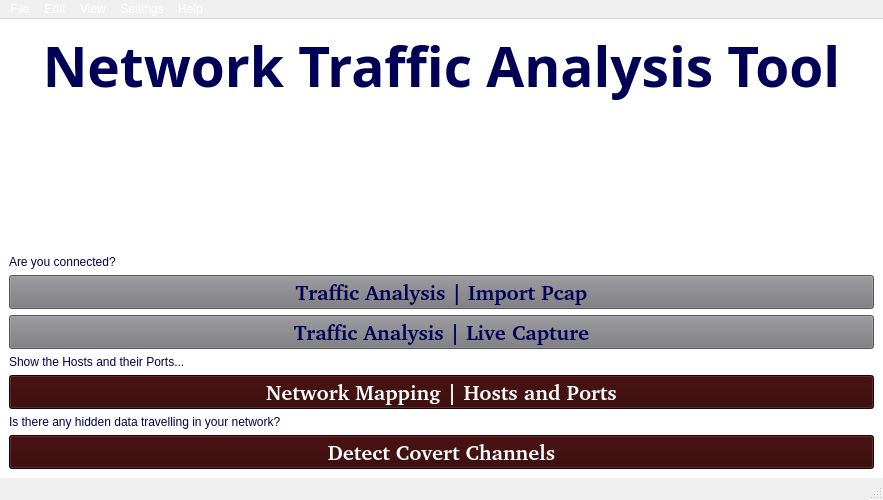
<?xml version="1.0" encoding="UTF-8"?>
<ui version="4.0">
    <class>Interface</class>
    <widget class="QMainWindow" name="Interface">
        <property name="geometry">
            <rect>
                <x>0</x>
                <y>0</y>
                <width>883</width>
                <height>500</height>
            </rect>
        </property>
        <property name="sizePolicy">
            <sizepolicy hsizetype="Preferred" vsizetype="Preferred">
                <horstretch>0</horstretch>
                <verstretch>0</verstretch>
            </sizepolicy>
        </property>
        <property name="minimumSize">
            <size>
                <width>760</width>
                <height>500</height>
            </size>
        </property>
        <property name="maximumSize">
            <size>
                <width>100000</width>
                <height>1000000</height>
            </size>
        </property>
        <property name="font">
            <font>
                <family>Lato Thin</family>
                <pointsize>16</pointsize>
                <weight>50</weight>
                <italic>false</italic>
                <bold>false</bold>
                <stylestrategy>PreferDefault</stylestrategy>
                <kerning>false</kerning>
            </font>
        </property>
        <property name="windowTitle">
            <string>Network Traffic Analyzer</string>
        </property>
        <property name="layoutDirection">
            <enum>Qt::LeftToRight</enum>
        </property>
        <property name="autoFillBackground">
            <bool>false</bool>
        </property>
        <property name="styleSheet">
            <string notr="true">background-color: qradialgradient(spread:pad, cx:0.442584, cy:0.244318, radius:2, fx:0,
                fy:0.477, stop:0.186603 rgba(22, 0, 110, 255), stop:1 rgba(255, 255, 255, 255));
                color: rgb(255, 255, 255);
            </string>
        </property>
        <property name="toolButtonStyle">
            <enum>Qt::ToolButtonIconOnly</enum>
        </property>
        <property name="animated">
            <bool>true</bool>
        </property>
        <property name="documentMode">
            <bool>false</bool>
        </property>
        <property name="tabShape">
            <enum>QTabWidget::Rounded</enum>
        </property>
        <property name="dockNestingEnabled">
            <bool>true</bool>
        </property>
        <property name="dockOptions">
            <set>
                QMainWindow::AllowNestedDocks|QMainWindow::AllowTabbedDocks|QMainWindow::AnimatedDocks|QMainWindow::GroupedDragging
            </set>
        </property>
        <property name="unifiedTitleAndToolBarOnMac">
            <bool>true</bool>
        </property>
        <widget class="QWidget" name="centralwidget">
            <property name="minimumSize">
                <size>
                    <width>0</width>
                    <height>400</height>
                </size>
            </property>
            <property name="styleSheet">
                <string notr="true">background-color: rgb(255, 255, 255);
                    color: rgb(0, 0, 86);
                </string>
            </property>
            <layout class="QGridLayout" name="gridLayout">
                <item row="8" column="0">
                    <widget class="QLabel" name="q3l">
                        <property name="styleSheet">
                            <string notr="true">font: 12pt &quot;Courier 10 Pitch&quot;;
                            </string>
                        </property>
                        <property name="text">
                            <string>Show the Hosts and their Ports...</string>
                        </property>
                    </widget>
                </item>
                <item row="9" column="0">
                    <widget class="QPushButton" name="NMapButton">
                        <property name="font">
                            <font>
                                <family>C059 [urw]</family>
                                <pointsize>16</pointsize>
                                <weight>75</weight>
                                <bold>true</bold>
                            </font>
                        </property>
                        <property name="layoutDirection">
                            <enum>Qt::LeftToRight</enum>
                        </property>
                        <property name="autoFillBackground">
                            <bool>false</bool>
                        </property>
                        <property name="styleSheet">
                            <string notr="true">color: rgb(255, 255, 255);
                                background-color: rgb(50, 0, 0);
                            </string>
                        </property>
                        <property name="text">
                            <string>Network Mapping | Hosts and Ports</string>
                        </property>
                    </widget>
                </item>
                <item row="10" column="0">
                    <widget class="QLabel" name="q2l">
                        <property name="styleSheet">
                            <string notr="true">font: 12pt &quot;Courier 10 Pitch&quot;;
                            </string>
                        </property>
                        <property name="text">
                            <string>Is there any hidden data travelling in your network?</string>
                        </property>
                    </widget>
                </item>
                <item row="7" column="0">
                    <widget class="QPushButton" name="TrafficAnalysisButton2">
                        <property name="font">
                            <font>
                                <family>C059 [urw]</family>
                                <pointsize>16</pointsize>
                                <weight>75</weight>
                                <bold>true</bold>
                            </font>
                        </property>
                        <property name="layoutDirection">
                            <enum>Qt::LeftToRight</enum>
                        </property>
                        <property name="autoFillBackground">
                            <bool>false</bool>
                        </property>
                        <property name="styleSheet">
                            <string notr="true">background-color: rgb(119, 118, 123);</string>
                        </property>
                        <property name="text">
                            <string>Traffic Analysis | Live Capture</string>
                        </property>
                        <attribute name="buttonGroup">
                            <string notr="true">buttonGroup</string>
                        </attribute>
                    </widget>
                </item>
                <item row="5" column="0">
                    <widget class="QLabel" name="q3l_2">
                        <property name="styleSheet">
                            <string notr="true">font: 12pt &quot;Courier 10 Pitch&quot;;</string>
                        </property>
                        <property name="text">
                            <string>Are you connected?</string>
                        </property>
                    </widget>
                </item>
                <item row="6" column="0">
                    <widget class="QPushButton" name="TrafficAnalysisButton1">
                        <property name="font">
                            <font>
                                <family>C059 [urw]</family>
                                <pointsize>16</pointsize>
                                <weight>75</weight>
                                <bold>true</bold>
                            </font>
                        </property>
                        <property name="layoutDirection">
                            <enum>Qt::LeftToRight</enum>
                        </property>
                        <property name="autoFillBackground">
                            <bool>false</bool>
                        </property>
                        <property name="styleSheet">
                            <string notr="true">background-color: rgb(119, 118, 123);</string>
                        </property>
                        <property name="text">
                            <string>Traffic Analysis | Import Pcap</string>
                        </property>
                        <attribute name="buttonGroup">
                            <string notr="true">buttonGroup</string>
                        </attribute>
                    </widget>
                </item>
                <item row="11" column="0">
                    <widget class="QPushButton" name="CovertChButton">
                        <property name="font">
                            <font>
                                <family>C059 [urw]</family>
                                <pointsize>16</pointsize>
                                <weight>75</weight>
                                <italic>false</italic>
                                <bold>true</bold>
                                <underline>false</underline>
                            </font>
                        </property>
                        <property name="layoutDirection">
                            <enum>Qt::LeftToRight</enum>
                        </property>
                        <property name="autoFillBackground">
                            <bool>false</bool>
                        </property>
                        <property name="styleSheet">
                            <string notr="true">color: rgb(255, 255, 255);
                                background-color: rgb(50, 0, 0);
                            </string>
                        </property>
                        <property name="text">
                            <string>Detect Covert Channels</string>
                        </property>
                    </widget>
                </item>
                <item row="4" column="0">
                    <spacer name="verticalSpacer">
                        <property name="orientation">
                            <enum>Qt::Vertical</enum>
                        </property>
                        <property name="sizeHint" stdset="0">
                            <size>
                                <width>20</width>
                                <height>40</height>
                            </size>
                        </property>
                    </spacer>
                </item>
                <item row="2" column="0" rowspan="2">
                    <widget class="QLabel" name="NTATLABEL">
                        <property name="palette">
                            <palette>
                                <active>
                                    <colorrole role="WindowText">
                                        <brush brushstyle="SolidPattern">
                                            <color alpha="255">
                                                <red>0</red>
                                                <green>0</green>
                                                <blue>86</blue>
                                            </color>
                                        </brush>
                                    </colorrole>
                                    <colorrole role="Button">
                                        <brush brushstyle="SolidPattern">
                                            <color alpha="255">
                                                <red>255</red>
                                                <green>255</green>
                                                <blue>255</blue>
                                            </color>
                                        </brush>
                                    </colorrole>
                                    <colorrole role="Text">
                                        <brush brushstyle="SolidPattern">
                                            <color alpha="255">
                                                <red>0</red>
                                                <green>0</green>
                                                <blue>86</blue>
                                            </color>
                                        </brush>
                                    </colorrole>
                                    <colorrole role="ButtonText">
                                        <brush brushstyle="SolidPattern">
                                            <color alpha="255">
                                                <red>0</red>
                                                <green>0</green>
                                                <blue>86</blue>
                                            </color>
                                        </brush>
                                    </colorrole>
                                    <colorrole role="Base">
                                        <brush brushstyle="SolidPattern">
                                            <color alpha="255">
                                                <red>255</red>
                                                <green>255</green>
                                                <blue>255</blue>
                                            </color>
                                        </brush>
                                    </colorrole>
                                    <colorrole role="Window">
                                        <brush brushstyle="SolidPattern">
                                            <color alpha="255">
                                                <red>255</red>
                                                <green>255</green>
                                                <blue>255</blue>
                                            </color>
                                        </brush>
                                    </colorrole>
                                    <colorrole role="PlaceholderText">
                                        <brush brushstyle="SolidPattern">
                                            <color alpha="255">
                                                <red>0</red>
                                                <green>0</green>
                                                <blue>86</blue>
                                            </color>
                                        </brush>
                                    </colorrole>
                                </active>
                                <inactive>
                                    <colorrole role="WindowText">
                                        <brush brushstyle="SolidPattern">
                                            <color alpha="255">
                                                <red>0</red>
                                                <green>0</green>
                                                <blue>86</blue>
                                            </color>
                                        </brush>
                                    </colorrole>
                                    <colorrole role="Button">
                                        <brush brushstyle="SolidPattern">
                                            <color alpha="255">
                                                <red>255</red>
                                                <green>255</green>
                                                <blue>255</blue>
                                            </color>
                                        </brush>
                                    </colorrole>
                                    <colorrole role="Text">
                                        <brush brushstyle="SolidPattern">
                                            <color alpha="255">
                                                <red>0</red>
                                                <green>0</green>
                                                <blue>86</blue>
                                            </color>
                                        </brush>
                                    </colorrole>
                                    <colorrole role="ButtonText">
                                        <brush brushstyle="SolidPattern">
                                            <color alpha="255">
                                                <red>0</red>
                                                <green>0</green>
                                                <blue>86</blue>
                                            </color>
                                        </brush>
                                    </colorrole>
                                    <colorrole role="Base">
                                        <brush brushstyle="SolidPattern">
                                            <color alpha="255">
                                                <red>255</red>
                                                <green>255</green>
                                                <blue>255</blue>
                                            </color>
                                        </brush>
                                    </colorrole>
                                    <colorrole role="Window">
                                        <brush brushstyle="SolidPattern">
                                            <color alpha="255">
                                                <red>255</red>
                                                <green>255</green>
                                                <blue>255</blue>
                                            </color>
                                        </brush>
                                    </colorrole>
                                    <colorrole role="PlaceholderText">
                                        <brush brushstyle="SolidPattern">
                                            <color alpha="255">
                                                <red>0</red>
                                                <green>0</green>
                                                <blue>86</blue>
                                            </color>
                                        </brush>
                                    </colorrole>
                                </inactive>
                                <disabled>
                                    <colorrole role="WindowText">
                                        <brush brushstyle="SolidPattern">
                                            <color alpha="255">
                                                <red>0</red>
                                                <green>0</green>
                                                <blue>86</blue>
                                            </color>
                                        </brush>
                                    </colorrole>
                                    <colorrole role="Button">
                                        <brush brushstyle="SolidPattern">
                                            <color alpha="255">
                                                <red>255</red>
                                                <green>255</green>
                                                <blue>255</blue>
                                            </color>
                                        </brush>
                                    </colorrole>
                                    <colorrole role="Text">
                                        <brush brushstyle="SolidPattern">
                                            <color alpha="255">
                                                <red>0</red>
                                                <green>0</green>
                                                <blue>86</blue>
                                            </color>
                                        </brush>
                                    </colorrole>
                                    <colorrole role="ButtonText">
                                        <brush brushstyle="SolidPattern">
                                            <color alpha="255">
                                                <red>0</red>
                                                <green>0</green>
                                                <blue>86</blue>
                                            </color>
                                        </brush>
                                    </colorrole>
                                    <colorrole role="Base">
                                        <brush brushstyle="SolidPattern">
                                            <color alpha="255">
                                                <red>255</red>
                                                <green>255</green>
                                                <blue>255</blue>
                                            </color>
                                        </brush>
                                    </colorrole>
                                    <colorrole role="Window">
                                        <brush brushstyle="SolidPattern">
                                            <color alpha="255">
                                                <red>255</red>
                                                <green>255</green>
                                                <blue>255</blue>
                                            </color>
                                        </brush>
                                    </colorrole>
                                    <colorrole role="PlaceholderText">
                                        <brush brushstyle="SolidPattern">
                                            <color alpha="255">
                                                <red>0</red>
                                                <green>0</green>
                                                <blue>86</blue>
                                            </color>
                                        </brush>
                                    </colorrole>
                                </disabled>
                            </palette>
                        </property>
                        <property name="font">
                            <font>
                                <family>cmr10</family>
                                <pointsize>41</pointsize>
                                <weight>75</weight>
                                <italic>false</italic>
                                <bold>true</bold>
                            </font>
                        </property>
                        <property name="contextMenuPolicy">
                            <enum>Qt::PreventContextMenu</enum>
                        </property>
                        <property name="autoFillBackground">
                            <bool>false</bool>
                        </property>
                        <property name="styleSheet">
                            <string notr="true"/>
                        </property>
                        <property name="frameShape">
                            <enum>QFrame::NoFrame</enum>
                        </property>
                        <property name="frameShadow">
                            <enum>QFrame::Sunken</enum>
                        </property>
                        <property name="text">
                            <string>Network Traffic Analysis Tool</string>
                        </property>
                        <property name="textFormat">
                            <enum>Qt::AutoText</enum>
                        </property>
                        <property name="alignment">
                            <set>Qt::AlignHCenter|Qt::AlignTop</set>
                        </property>
                        <property name="margin">
                            <number>40</number>
                        </property>
                        <property name="indent">
                            <number>0</number>
                        </property>
                        <property name="textInteractionFlags">
                            <set>Qt::NoTextInteraction</set>
                        </property>
                    </widget>
                </item>
            </layout>
        </widget>
        <widget class="QMenuBar" name="menubar">
            <property name="geometry">
                <rect>
                    <x>0</x>
                    <y>0</y>
                    <width>883</width>
                    <height>25</height>
                </rect>
            </property>
            <widget class="QMenu" name="menuFile">
                <property name="font">
                    <font>
                        <family>Cantarell</family>
                        <weight>50</weight>
                        <italic>false</italic>
                        <bold>false</bold>
                    </font>
                </property>
                <property name="title">
                    <string>File</string>
                </property>
                <addaction name="actionOpen"/>
                <addaction name="actionRecent"/>
                <addaction name="separator"/>
                <addaction name="actionSave"/>
                <addaction name="actionSave_as"/>
                <addaction name="actionPrint"/>
                <addaction name="separator"/>
                <addaction name="actionClose"/>
                <addaction name="actionExit"/>
            </widget>
            <widget class="QMenu" name="menuSettings">
                <property name="title">
                    <string>Settings</string>
                </property>
                <addaction name="actionPrefrences"/>
            </widget>
            <widget class="QMenu" name="menuHelp">
                <property name="title">
                    <string>Help</string>
                </property>
                <addaction name="actionAbout"/>
            </widget>
            <widget class="QMenu" name="menuEdit">
                <property name="title">
                    <string>Edit</string>
                </property>
                <addaction name="actionUndo"/>
                <addaction name="actionCut"/>
                <addaction name="actionCopy"/>
                <addaction name="actionPaste"/>
                <addaction name="actionSelect"/>
                <addaction name="actionSelect_All"/>
            </widget>
            <widget class="QMenu" name="menuView">
                <property name="title">
                    <string>View</string>
                </property>
                <addaction name="actionZoom_in"/>
                <addaction name="actionZoom_out"/>
                <addaction name="actionFont"/>
                <addaction name="actionDark_Light_Mode"/>
            </widget>
            <addaction name="menuFile"/>
            <addaction name="menuEdit"/>
            <addaction name="menuView"/>
            <addaction name="menuSettings"/>
            <addaction name="menuHelp"/>
        </widget>
        <widget class="QStatusBar" name="statusbar"/>
        <action name="actionOpen">
            <property name="text">
                <string>Open...</string>
            </property>
            <property name="toolTip">
                <string>Open Pcap FIle</string>
            </property>
            <property name="font">
                <font/>
            </property>
        </action>
        <action name="actionRecent">
            <property name="text">
                <string>Recent</string>
            </property>
        </action>
        <action name="actionSave">
            <property name="text">
                <string>Save</string>
            </property>
        </action>
        <action name="actionSave_as">
            <property name="text">
                <string>Save as...</string>
            </property>
        </action>
        <action name="actionPrint">
            <property name="text">
                <string>Print...</string>
            </property>
        </action>
        <action name="actionClose">
            <property name="text">
                <string>Close</string>
            </property>
        </action>
        <action name="actionExit">
            <property name="text">
                <string>Exit</string>
            </property>
        </action>
        <action name="actionUndo">
            <property name="text">
                <string>Undo</string>
            </property>
        </action>
        <action name="actionCut">
            <property name="text">
                <string>Cut</string>
            </property>
        </action>
        <action name="actionCopy">
            <property name="text">
                <string>Copy</string>
            </property>
        </action>
        <action name="actionPaste">
            <property name="text">
                <string>Paste</string>
            </property>
        </action>
        <action name="actionSelect">
            <property name="text">
                <string>Select</string>
            </property>
        </action>
        <action name="actionSelect_All">
            <property name="text">
                <string>Select All</string>
            </property>
        </action>
        <action name="actionTheme">
            <property name="text">
                <string>Theme</string>
            </property>
        </action>
        <action name="actionZoom_in">
            <property name="text">
                <string>Zoom in</string>
            </property>
        </action>
        <action name="actionZoom_out">
            <property name="text">
                <string>Zoom out</string>
            </property>
        </action>
        <action name="actionFont">
            <property name="text">
                <string>Font</string>
            </property>
        </action>
        <action name="actionPrefrences">
            <property name="text">
                <string>Prefrences</string>
            </property>
            <property name="font">
                <font>
                    <kerning>false</kerning>
                </font>
            </property>
        </action>
        <action name="actionAbout">
            <property name="text">
                <string>About</string>
            </property>
        </action>
        <action name="actionDark_Light_Mode">
            <property name="text">
                <string>Dark/Light Mode</string>
            </property>
        </action>
    </widget>
    <tabstops>
        <tabstop>NMapButton</tabstop>
        <tabstop>CovertChButton</tabstop>
        <tabstop>TrafficAnalysisButton2</tabstop>
    </tabstops>
    <resources>
        <include location="../../../QDarkStyleSheet/qdarkstyle/dark/darkstyle.qrc"/>
        <include location="../../../QDarkStyleSheet/build/lib/qdarkstyle/dark/darkstyle.qrc"/>
    </resources>
    <connections/>
    <buttongroups>
        <buttongroup name="buttonGroup"/>
    </buttongroups>
</ui>
